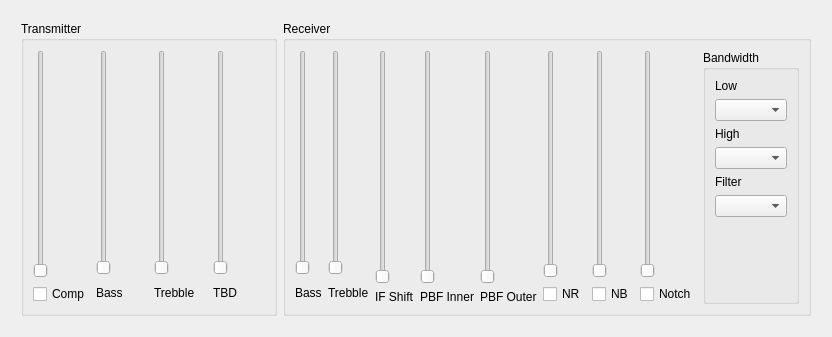
<?xml version="1.0" encoding="UTF-8"?>
<ui version="4.0">
 <class>transceiverAdjustments</class>
 <widget class="QWidget" name="transceiverAdjustments">
  <property name="geometry">
   <rect>
    <x>0</x>
    <y>0</y>
    <width>832</width>
    <height>337</height>
   </rect>
  </property>
  <property name="windowTitle">
   <string>Form</string>
  </property>
  <layout class="QVBoxLayout" name="verticalLayout">
   <item>
    <layout class="QHBoxLayout" name="horizontalLayout">
     <property name="leftMargin">
      <number>10</number>
     </property>
     <property name="topMargin">
      <number>10</number>
     </property>
     <property name="rightMargin">
      <number>10</number>
     </property>
     <property name="bottomMargin">
      <number>10</number>
     </property>
     <item>
      <widget class="QGroupBox" name="groupBox">
       <property name="title">
        <string>Transmitter</string>
       </property>
       <layout class="QHBoxLayout" name="horizontalLayout_2">
        <item>
         <layout class="QVBoxLayout" name="verticalLayout_2">
          <property name="leftMargin">
           <number>0</number>
          </property>
          <property name="topMargin">
           <number>0</number>
          </property>
          <property name="rightMargin">
           <number>0</number>
          </property>
          <property name="bottomMargin">
           <number>0</number>
          </property>
          <item>
           <widget class="QSlider" name="verticalSlider">
            <property name="orientation">
             <enum>Qt::Vertical</enum>
            </property>
           </widget>
          </item>
          <item>
           <widget class="QCheckBox" name="checkBox">
            <property name="text">
             <string>Comp</string>
            </property>
           </widget>
          </item>
         </layout>
        </item>
        <item>
         <layout class="QVBoxLayout" name="verticalLayout_5">
          <item>
           <widget class="QSlider" name="verticalSlider_4">
            <property name="orientation">
             <enum>Qt::Vertical</enum>
            </property>
           </widget>
          </item>
          <item>
           <widget class="QLabel" name="label_4">
            <property name="minimumSize">
             <size>
              <width>0</width>
              <height>23</height>
             </size>
            </property>
            <property name="text">
             <string>Bass</string>
            </property>
           </widget>
          </item>
         </layout>
        </item>
        <item>
         <layout class="QVBoxLayout" name="verticalLayout_4">
          <item>
           <widget class="QSlider" name="verticalSlider_3">
            <property name="orientation">
             <enum>Qt::Vertical</enum>
            </property>
           </widget>
          </item>
          <item>
           <widget class="QLabel" name="label_3">
            <property name="minimumSize">
             <size>
              <width>0</width>
              <height>23</height>
             </size>
            </property>
            <property name="text">
             <string>Trebble</string>
            </property>
           </widget>
          </item>
         </layout>
        </item>
        <item>
         <layout class="QVBoxLayout" name="verticalLayout_10">
          <item>
           <widget class="QSlider" name="verticalSlider_9">
            <property name="orientation">
             <enum>Qt::Vertical</enum>
            </property>
           </widget>
          </item>
          <item>
           <widget class="QLabel" name="label_6">
            <property name="minimumSize">
             <size>
              <width>0</width>
              <height>23</height>
             </size>
            </property>
            <property name="text">
             <string>TBD</string>
            </property>
           </widget>
          </item>
         </layout>
        </item>
       </layout>
      </widget>
     </item>
     <item>
      <widget class="QGroupBox" name="groupBox_2">
       <property name="title">
        <string>Receiver</string>
       </property>
       <layout class="QHBoxLayout" name="horizontalLayout_3">
        <item>
         <layout class="QVBoxLayout" name="verticalLayout_8">
          <item>
           <widget class="QSlider" name="verticalSlider_5">
            <property name="orientation">
             <enum>Qt::Vertical</enum>
            </property>
           </widget>
          </item>
          <item>
           <widget class="QLabel" name="label">
            <property name="minimumSize">
             <size>
              <width>0</width>
              <height>23</height>
             </size>
            </property>
            <property name="text">
             <string>Bass</string>
            </property>
           </widget>
          </item>
         </layout>
        </item>
        <item>
         <layout class="QVBoxLayout" name="verticalLayout_3">
          <item>
           <widget class="QSlider" name="verticalSlider_2">
            <property name="orientation">
             <enum>Qt::Vertical</enum>
            </property>
           </widget>
          </item>
          <item>
           <widget class="QLabel" name="label_2">
            <property name="minimumSize">
             <size>
              <width>0</width>
              <height>23</height>
             </size>
            </property>
            <property name="text">
             <string>Trebble</string>
            </property>
           </widget>
          </item>
         </layout>
        </item>
        <item>
         <layout class="QVBoxLayout" name="IFShiftVertLayout">
          <item>
           <widget class="QSlider" name="IFShiftSlider">
            <property name="maximum">
             <number>255</number>
            </property>
            <property name="orientation">
             <enum>Qt::Vertical</enum>
            </property>
           </widget>
          </item>
          <item>
           <widget class="QLabel" name="IFShiftLabel">
            <property name="text">
             <string>IF Shift</string>
            </property>
           </widget>
          </item>
         </layout>
        </item>
        <item>
         <layout class="QVBoxLayout" name="PBFInnerVertLayout">
          <property name="leftMargin">
           <number>0</number>
          </property>
          <property name="topMargin">
           <number>0</number>
          </property>
          <property name="rightMargin">
           <number>0</number>
          </property>
          <property name="bottomMargin">
           <number>0</number>
          </property>
          <item>
           <widget class="QSlider" name="TPBFInnerSlider">
            <property name="maximum">
             <number>255</number>
            </property>
            <property name="orientation">
             <enum>Qt::Vertical</enum>
            </property>
           </widget>
          </item>
          <item>
           <widget class="QLabel" name="TPBFInnerLabel">
            <property name="text">
             <string>PBF Inner</string>
            </property>
           </widget>
          </item>
         </layout>
        </item>
        <item>
         <layout class="QVBoxLayout" name="TPBFOuterVertLayout">
          <property name="leftMargin">
           <number>0</number>
          </property>
          <property name="topMargin">
           <number>0</number>
          </property>
          <property name="rightMargin">
           <number>0</number>
          </property>
          <property name="bottomMargin">
           <number>0</number>
          </property>
          <item>
           <widget class="QSlider" name="TPBFOuterSlider">
            <property name="maximum">
             <number>255</number>
            </property>
            <property name="orientation">
             <enum>Qt::Vertical</enum>
            </property>
           </widget>
          </item>
          <item>
           <widget class="QLabel" name="TPBFOuterLabel">
            <property name="text">
             <string>PBF Outer</string>
            </property>
           </widget>
          </item>
         </layout>
        </item>
        <item>
         <layout class="QVBoxLayout" name="verticalLayout_7">
          <item>
           <widget class="QSlider" name="verticalSlider_6">
            <property name="orientation">
             <enum>Qt::Vertical</enum>
            </property>
           </widget>
          </item>
          <item>
           <widget class="QCheckBox" name="checkBox_2">
            <property name="text">
             <string>NR</string>
            </property>
           </widget>
          </item>
         </layout>
        </item>
        <item>
         <layout class="QVBoxLayout" name="verticalLayout_6">
          <item>
           <widget class="QSlider" name="verticalSlider_7">
            <property name="orientation">
             <enum>Qt::Vertical</enum>
            </property>
           </widget>
          </item>
          <item>
           <widget class="QCheckBox" name="checkBox_3">
            <property name="text">
             <string>NB</string>
            </property>
           </widget>
          </item>
         </layout>
        </item>
        <item>
         <layout class="QVBoxLayout" name="verticalLayout_11">
          <item>
           <widget class="QSlider" name="verticalSlider_10">
            <property name="orientation">
             <enum>Qt::Vertical</enum>
            </property>
           </widget>
          </item>
          <item>
           <widget class="QCheckBox" name="checkBox_4">
            <property name="text">
             <string>Notch</string>
            </property>
           </widget>
          </item>
         </layout>
        </item>
        <item>
         <widget class="QGroupBox" name="groupBox_3">
          <property name="title">
           <string>Bandwidth</string>
          </property>
          <layout class="QVBoxLayout" name="verticalLayout_12">
           <item>
            <widget class="QLabel" name="label_7">
             <property name="text">
              <string>Low</string>
             </property>
            </widget>
           </item>
           <item>
            <widget class="QComboBox" name="comboBox_2"/>
           </item>
           <item>
            <widget class="QLabel" name="label_8">
             <property name="text">
              <string>High</string>
             </property>
            </widget>
           </item>
           <item>
            <widget class="QComboBox" name="comboBox"/>
           </item>
           <item>
            <widget class="QLabel" name="label_9">
             <property name="text">
              <string>Filter</string>
             </property>
            </widget>
           </item>
           <item>
            <widget class="QComboBox" name="comboBox_3"/>
           </item>
           <item>
            <spacer name="verticalSpacer">
             <property name="orientation">
              <enum>Qt::Vertical</enum>
             </property>
             <property name="sizeHint" stdset="0">
              <size>
               <width>20</width>
               <height>40</height>
              </size>
             </property>
            </spacer>
           </item>
          </layout>
         </widget>
        </item>
       </layout>
      </widget>
     </item>
    </layout>
   </item>
  </layout>
 </widget>
 <resources/>
 <connections/>
</ui>
